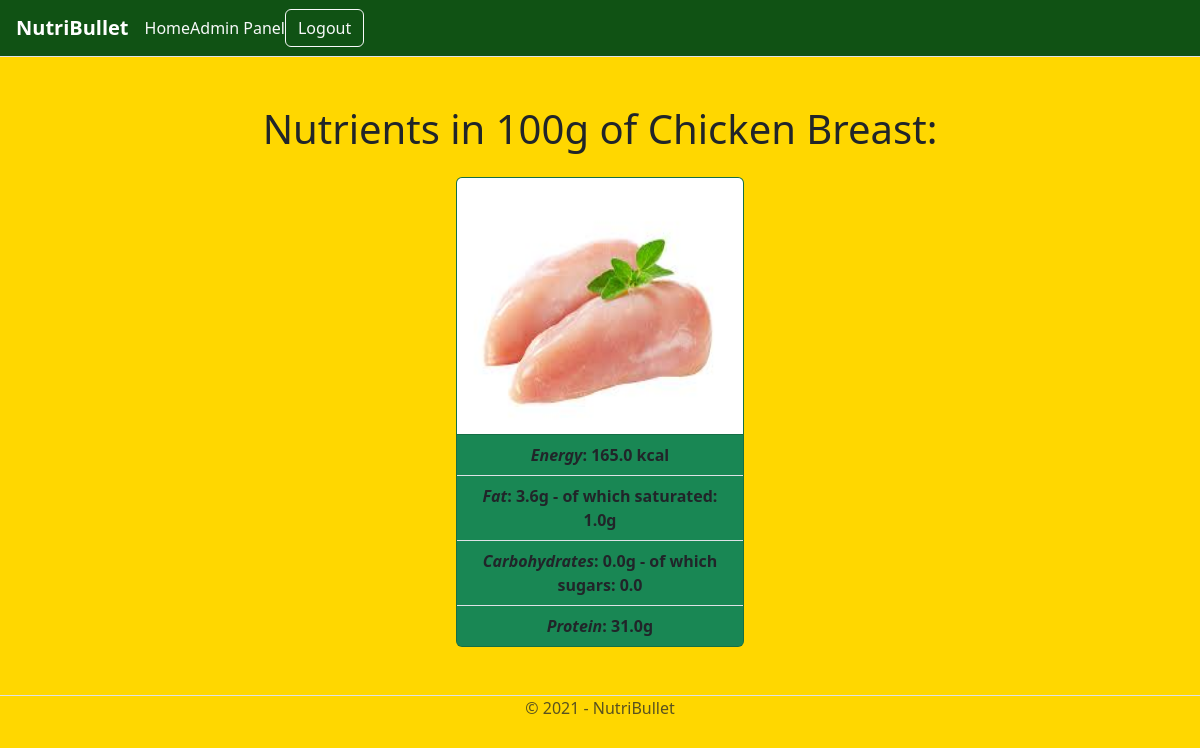
Screenshot of /foods/MEAT/chicken-breast (signed in) with the database file from the repository.
### foods/models.py (models this page shows, shortened)
class Food(models.Model):
    class FoodType(models.TextChoices):
        MEAT = 'MEAT', _("Meat")
        FRUIT = 'FRUIT', _("Fruit")
        VEGETABLE = 'VEGETABLE', _("Vegetable")
        GRAINS = 'GRAINS', _("Grains")
        DAIRY = 'DAIRY', _("Dairy")
        NUTS = 'NUTS', _("Nuts")
        SUGAR = 'SUGAR', _("Sugar")
        BEVERAGES = 'BEVERAGES', _("Beverages")
    name = models.CharField(max_length=20)
    food_type = models.SlugField(choices=FoodType.choices, default=FoodType.MEAT)
    kcal = models.FloatField()
    fat = models.FloatField()
    saturated_fat = models.FloatField()
    carbohydrates = models.FloatField()
    sugars = models.FloatField()
    protein = models.FloatField()
    slug = models.SlugField()
    date = models.DateTimeField(auto_now_add=True)
    banner = models.ImageField(default='fallback.png', blank=True)

### foods/views.py (the view)
# urls.py: path('<slug:food_type>/<slug:slug>', views.food_page, name="page")
@login_required(login_url="/users/login/")
def food_page(request, food_type, slug):
    food = Food.objects.get(slug=slug)
    return render(request, 'foods/food_page.html', {'food':food})

### foods/templates/foods/food_page.html (shortened to what this page needs)
{% extends 'layout.html' %}
{% block content %}
    <div class="container text-center">
        <h1>Nutrients in 100g of {{food.name}}:</h1>
        <div class="container text-center d-flex justify-content-center mt-4">
            <div class="card bg-success w-15 col-4" style="width: 18rem;">
                <img style="width:100%; height:256px;" class="card-img-top" src="{{food.banner.url}}" alt="{{food.name}}"/>
                <ul class="list-group list-group-flush">
                  <li class="list-group-item bg-success"><i><b> Energy</i>: {{food.kcal}} kcal</b></li>
                  <li class="list-group-item bg-success"><i><b>Fat</i>: {{food.fat}}g - of which saturated: {{food.saturated_fat}}g</b></li</li>
                  <li class="list-group-item bg-success"><i><b>Carbohydrates</i>: {{food.carbohydrates}}g - of which sugars: {{food.sugars}}</b></li</li>
                  <li class="list-group-item bg-success"><i><b>Protein</i>: {{food.protein}}g</b></li</li>
                </ul>
              </div>
        </div>
    </div>
{% endblock  %}

### rows the page displays
Food: name "Chicken Breast", banner (picture), kcal "165.0", fat "3.6", saturated_fat "1.0", carbohydrates "0.0", sugars "0.0", protein "31.0"
